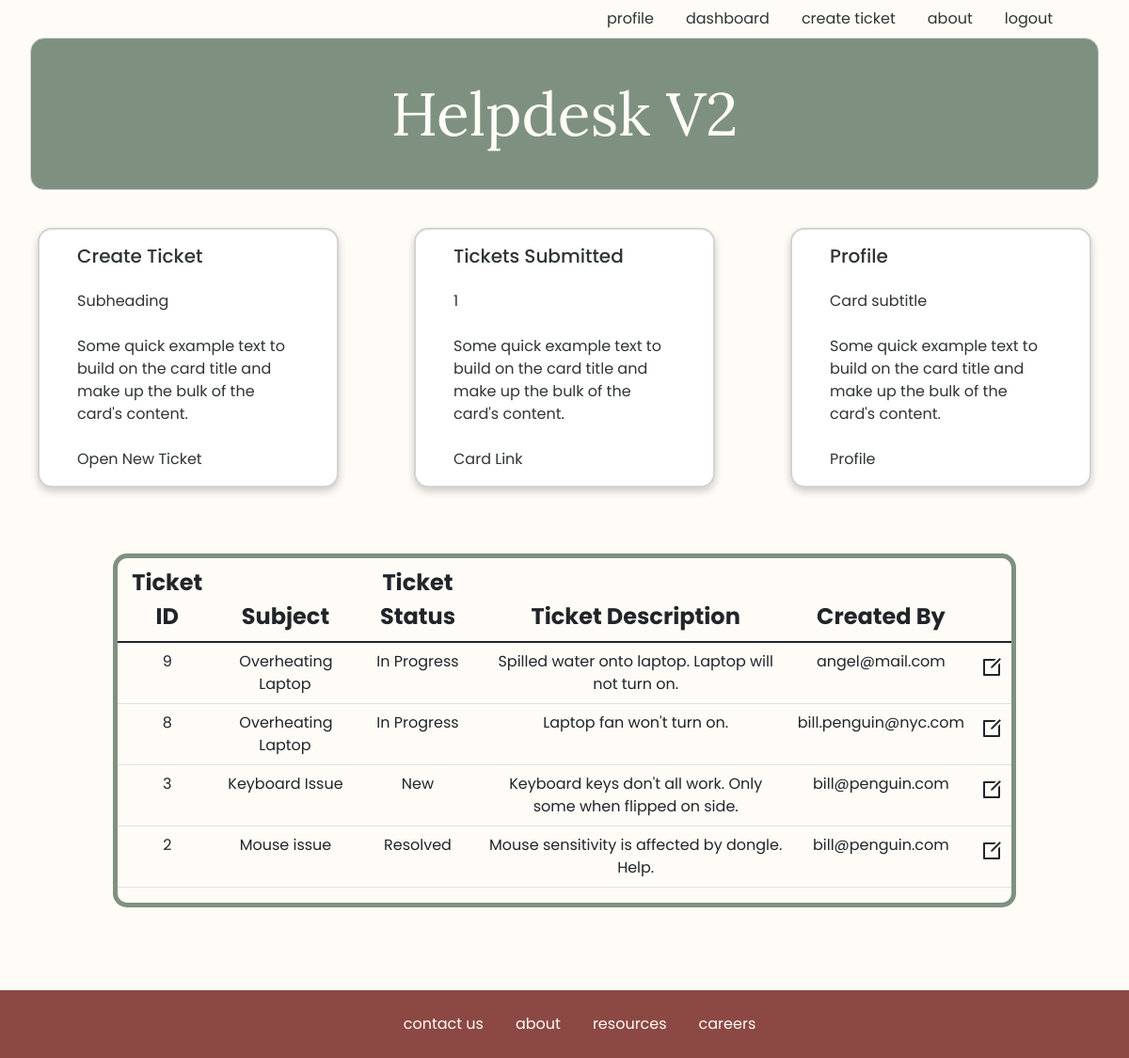
The page /dashboard (signed in) on the database its author committed.
### users/models.py (models this page shows)
class User(models.Model):
    first_name = models.CharField(max_length=255)
    last_name = models.CharField(max_length=255)
    email = models.CharField(max_length=255)
    password = models.TextField()
    created_at = models.DateTimeField(auto_now_add=True)
    updated_at = models.DateTimeField(auto_now=True)
    objects = UserManager()

class Ticket(models.Model):
    subject = models.CharField(max_length=250)
    ticket_type = models.CharField(max_length=50)
    ticket_status = models.CharField(max_length=50)
    ticket_description = models.CharField(max_length=350)
    created_by = models.ForeignKey(User, related_name="user_tickets", on_delete=models.CASCADE, null=True)
    created_at = models.DateTimeField(auto_now_add=True)
    updated_at = models.DateTimeField(auto_now=True)
    objects = TicketManager()

### users/views.py (the view)
# urls.py: path('dashboard', views.dashboard),
def dashboard(request):
    if 'user_id' not in request.session:
        return redirect('/')
    context = {
        'user': User.objects.get(id=request.session['user_id']),
        'all_tickets': Ticket.objects.all()
    }
    return render(request, 'dashboard.html', context)

### users/templates/dashboard.html (shortened to what this page needs)
{% include 'logged_navbar.html'%}
<div class="dashboard-container">
    <div class="dashboard-cards">
        <div class="card">
            <div class="card-body">
                <h5 class="card-title"><a href="/ticket_form" class="card-link">Create Ticket</a></h5>
                <p class="card-subtitle">Subheading</p>
                <p class="card-text">Some quick example text to build on the card title and make up the bulk of the card's content.</p>
                <a href="/ticket_form" class="card-link">Open New Ticket</a>
            </div>
        </div>
        <div class="card">
            <div class="card-body">
                <h5 class="card-title"><a href="/profile" class="card-link">Tickets Submitted</a></h5>
                <p class="card-subtitle">{{user.user_tickets.all | length}}</p>
                <p class="card-text">Some quick example text to build on the card title and make up the bulk of the card's content.</p>
                <a href="#" class="card-link">Card Link</a>
            </div>
        </div>
        <div class="card">
            <div class="card-body">
                <h5 class="card-title"><a href="/profile" class="card-link">Profile</a></h5>
                <p class="card-subtitle">Card subtitle</p>
                <p class="card-text">Some quick example text to build on the card title and make up the bulk of the card's content.</p>
                <a href="/profile" class="card-link">Profile</a>
            </div>
        </div>
    </div>
</div>
<div class="table-container">
	<table class="table">
		<thead>
			<tr>
				<th scope="col">Ticket ID </th>
				<th scope="col">Subject </th>
				<th scope="col">Ticket Status </th>
				<th scope="col">Ticket Description</th>
				<th scope="col">Created By</th>
			</tr>
		</thead>
		<tbody>
		{% for ticket in all_tickets reversed%}
			<tr class='table-data'>
				<td class="table-data"><a href="/ticket/{{ticket.id}}/edit">{{ticket.id}}</a></td>
				<td><a href="/ticket/{{ticket.id}}/edit">{{ticket.subject}}</a></td>
				<td class="table-data">{{ticket.ticket_status}}</td>
				<td>{{ticket.ticket_description}}</td>
				<td>{{ticket.created_by.email}} </td>
				<td class="data-edit"><a href="/ticket/{{ticket.id}}/edit"><i class="ri-edit-box-line"></i></a></td>
			</tr>
		{%endfor%}
		</tbody>
	</table>
</div>
<div>
{% include 'footer.html'%}
</div>

### users/static/css/style.css (style rules this page uses)
:root { --first-color: rgb(214, 228, 229); --second-color: rgb(140, 72, 67); --accent-color: rgb(229, 143, 101); --title-color: rgb(126, 145, 129); --text-color: rgb(46, 53, 50); --body-color: rgb(255, 252, 247); --body-font: "Poppins", sans-serif; --h2-font-size: 1.25rem; --small-font-size: .813rem; --smaller-font-size: .75rem; --font-medium: 500; --font-semi-bold: 600; }
@media screen and (min-width: 1024px) { :root { --h2-font-size: 1.75rem; --normal-font-size: 1rem; --small-font-size: .875rem; --smaller-font-size: .813rem; } }
* { box-sizing: border-box; padding: 0; margin: 0; }
body { background-color: var(--body-color); font-family: var(--body-font); color: var(--text-color); }
a { margin-left: 1px; margin-right: 1px; color: inherit; transition: all .3s; text-decoration: none; }
.card { border: 2px solid lightgray; border-radius: 15px; box-shadow: 0 4px 8px 0 rgba(0,0,0,0.2); transition: all .3s; margin: 2.5rem; }
.card h4, .card p, .card a { margin: 1.5rem; }
.card a { color: inherit; text-decoration: none; transition: all .3s; }
.card a { color: var(--body-color); }
.dashboard-cards { display: flex; }
.dashboard-cards a { color: inherit; }
.table-container { width: 80%; border: 5px solid var(--title-color); border-radius: 15px; margin-left: auto; margin-right: auto; margin-bottom: 10rem; }
.table th { text-align: center; font-size: 1.5rem; }
.table-data { text-align: center; }
.data-edit { font-size: 1.5rem; }
.table { transition: all .3s; }

### rows shown on the page
User: user_tickets.all|length "1"
Ticket: id "9", subject "Overheating Laptop", ticket_status "In Progress", ticket_description "Spilled water onto laptop. Laptop will not turn on.", created_by.email "angel@mail.com"
Ticket: id "8", subject "Overheating Laptop", ticket_status "In Progress", ticket_description "Laptop fan won't turn on.", created_by.email "bill.penguin@nyc.com"
Ticket: id "3", subject "Keyboard Issue", ticket_status "New", ticket_description "Keyboard keys don't all work. Only some when flipped on side.", created_by.email "bill@penguin.com"
Ticket: id "2", subject "Mouse issue", ticket_status "Resolved", ticket_description "Mouse sensitivity is affected by dongle. Help.", created_by.email "bill@penguin.com"
